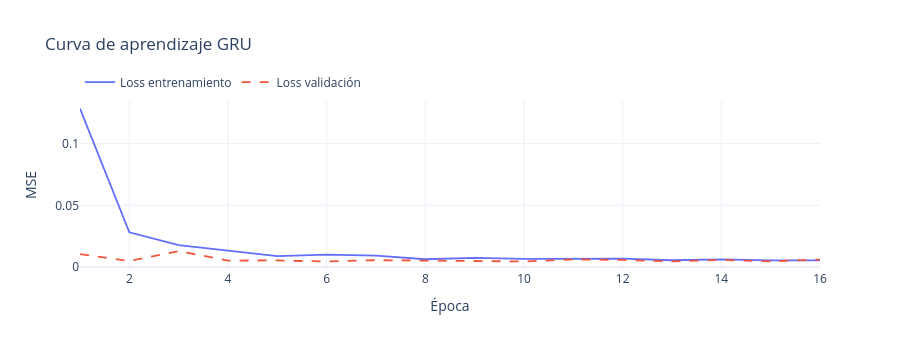
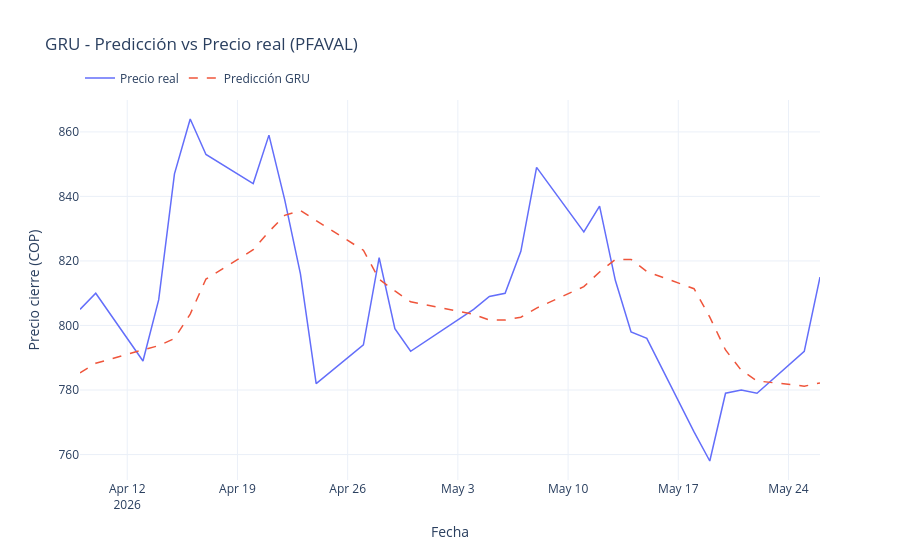

Write notebook code for charts like these, in order.
### Code cell
"""
Ejecuta el pipeline completo sobre df_eval y muestra la curva de aprendizaje, la gráfica de predicción vs real, 
y el precio proyectado para el siguiente día hábil.
"""

X, y, scaler, serie_original = preparar_datos(df_eval)
X_train, X_test, y_train, y_test = dividir_datos(X, y)

print(f"Muestras entrenamiento : {len(X_train)}")
print(f"Muestras prueba : {len(X_test)}")

modelo_gru = construir_modelo_gru()
historia = entrenar_modelo(modelo_gru, X_train, y_train)

# Curva de pérdida
fig = go.Figure()

fig.add_trace(
    go.Scatter(
        x=list(range(1, len(historia.history["loss"]) + 1)),
        y=historia.history["loss"],
        mode="lines",
        name="Loss entrenamiento",
        line=dict(width=1.8)
    )
)

fig.add_trace(
    go.Scatter(
        x=list(range(1, len(historia.history["val_loss"]) + 1)),
        y=historia.history["val_loss"],
        mode="lines",
        name="Loss validación",
        line=dict(width=1.8, dash="dash")
    )
)

fig.update_layout(
    title="Curva de aprendizaje GRU",
    xaxis_title="Época",
    yaxis_title="MSE",
    template="plotly_white",
    legend=dict(orientation="h", yanchor="bottom", y=1.02, xanchor="left", x=0),
    height=350
)

fig.show()

predicciones, reales = evaluar_y_graficar(modelo_gru, X_test, y_test, scaler, df_eval)
predecir_proximo_dia(modelo_gru, df_eval, scaler)

### Figure 1 — Plotly figure (JSON) as saved in the notebook; plotly's stock layout.template omitted (floating-point values rounded to 4 significant figures)
{"data": [{"line": {"width": 1.8}, "mode": "lines", "name": "Loss entrenamiento", "type": "scatter", "x": [1, 2, 3, 4, 5, 6, 7, 8, 9, 10, 11, 12, 13, 14, 15, 16], "y": [0.1285, 0.02816, 0.01768, 0.01307, 0.008815, 0.01004, 0.009255, 0.006263, 0.007307, 0.006536, 0.006706, 0.006749, 0.005457, 0.00615, 0.005423, 0.005351]}, {"line": {"dash": "dash", "width": 1.8}, "mode": "lines", "name": "Loss validación", "type": "scatter", "x": [1, 2, 3, 4, 5, 6, 7, 8, 9, 10, 11, 12, 13, 14, 15, 16], "y": [0.01044, 0.004833, 0.01291, 0.005196, 0.005319, 0.004448, 0.005507, 0.005307, 0.00506, 0.004492, 0.006158, 0.005706, 0.004595, 0.005599, 0.00459, 0.006031]}], "layout": {"height": 350, "legend": {"orientation": "h", "x": 0, "xanchor": "left", "y": 1.02, "yanchor": "bottom"}, "title": {"text": "Curva de aprendizaje GRU"}, "xaxis": {"title": {"text": "Época"}}, "yaxis": {"title": {"text": "MSE"}}}}

### Figure 2 — Plotly figure (JSON) as saved in the notebook; plotly's stock layout.template omitted (floating-point values rounded to 4 significant figures)
{"data": [{"line": {"width": 1.5}, "mode": "lines", "name": "Precio real", "type": "scatter", "x": ["2026-04-09T00:00:00.000000", "2026-04-10T00:00:00.000000", "2026-04-13T00:00:00.000000", "2026-04-14T00:00:00.000000", "2026-04-15T00:00:00.000000", "2026-04-16T00:00:00.000000", "2026-04-17T00:00:00.000000", "2026-04-20T00:00:00.000000", "2026-04-21T00:00:00.000000", "2026-04-22T00:00:00.000000", "2026-04-23T00:00:00.000000", "2026-04-24T00:00:00.000000", "2026-04-27T00:00:00.000000", "2026-04-28T00:00:00.000000", "2026-04-29T00:00:00.000000", "2026-04-30T00:00:00.000000", "2026-05-04T00:00:00.000000", "2026-05-05T00:00:00.000000", "2026-05-06T00:00:00.000000", "2026-05-07T00:00:00.000000", "2026-05-08T00:00:00.000000", "2026-05-11T00:00:00.000000", "2026-05-12T00:00:00.000000", "2026-05-13T00:00:00.000000", "2026-05-14T00:00:00.000000", "2026-05-15T00:00:00.000000", "2026-05-18T00:00:00.000000", "2026-05-19T00:00:00.000000", "2026-05-20T00:00:00.000000", "2026-05-21T00:00:00.000000", "2026-05-22T00:00:00.000000", "2026-05-25T00:00:00.000000", "2026-05-26T00:00:00.000000"], "y": [805.0, 810.0, 789.0, 808.0, 847.0, 864.0, 853.0, 844.0, 859.0, 839.0, 816.0, 782.0, 794.0, 821.0, 799.0, 792.0, 805.0, 809.0, 810.0, 823.0, 849.0, 829.0, 837.0, 814.0, 798.0, 796.0, 767.0, 758.0, 779.0, 780.0, 779.0, 792.0, 815.0]}, {"line": {"dash": "dash", "width": 1.5}, "mode": "lines", "name": "Predicción GRU", "type": "scatter", "x": ["2026-04-09T00:00:00.000000", "2026-04-10T00:00:00.000000", "2026-04-13T00:00:00.000000", "2026-04-14T00:00:00.000000", "2026-04-15T00:00:00.000000", "2026-04-16T00:00:00.000000", "2026-04-17T00:00:00.000000", "2026-04-20T00:00:00.000000", "2026-04-21T00:00:00.000000", "2026-04-22T00:00:00.000000", "2026-04-23T00:00:00.000000", "2026-04-24T00:00:00.000000", "2026-04-27T00:00:00.000000", "2026-04-28T00:00:00.000000", "2026-04-29T00:00:00.000000", "2026-04-30T00:00:00.000000", "2026-05-04T00:00:00.000000", "2026-05-05T00:00:00.000000", "2026-05-06T00:00:00.000000", "2026-05-07T00:00:00.000000", "2026-05-08T00:00:00.000000", "2026-05-11T00:00:00.000000", "2026-05-12T00:00:00.000000", "2026-05-13T00:00:00.000000", "2026-05-14T00:00:00.000000", "2026-05-15T00:00:00.000000", "2026-05-18T00:00:00.000000", "2026-05-19T00:00:00.000000", "2026-05-20T00:00:00.000000", "2026-05-21T00:00:00.000000", "2026-05-22T00:00:00.000000", "2026-05-25T00:00:00.000000", "2026-05-26T00:00:00.000000"], "y": [785.3, 788.3, 792.5, 793.7, 796.0, 803.5, 814.4, 823.5, 829.1, 834.1, 835.7, 832.5, 823.3, 814.3, 810.7, 807.3, 803.5, 801.7, 801.7, 802.6, 805.4, 812.0, 816.6, 820.4, 820.5, 816.7, 811.4, 802.6, 792.4, 786.1, 782.8, 781.2, 782.2]}], "layout": {"legend": {"orientation": "h", "x": 0, "xanchor": "left", "y": 1.02, "yanchor": "bottom"}, "title": {"text": "GRU - Predicción vs Precio real (PFAVAL)"}, "xaxis": {"title": {"text": "Fecha"}}, "yaxis": {"title": {"text": "Precio cierre (COP)"}}}}
